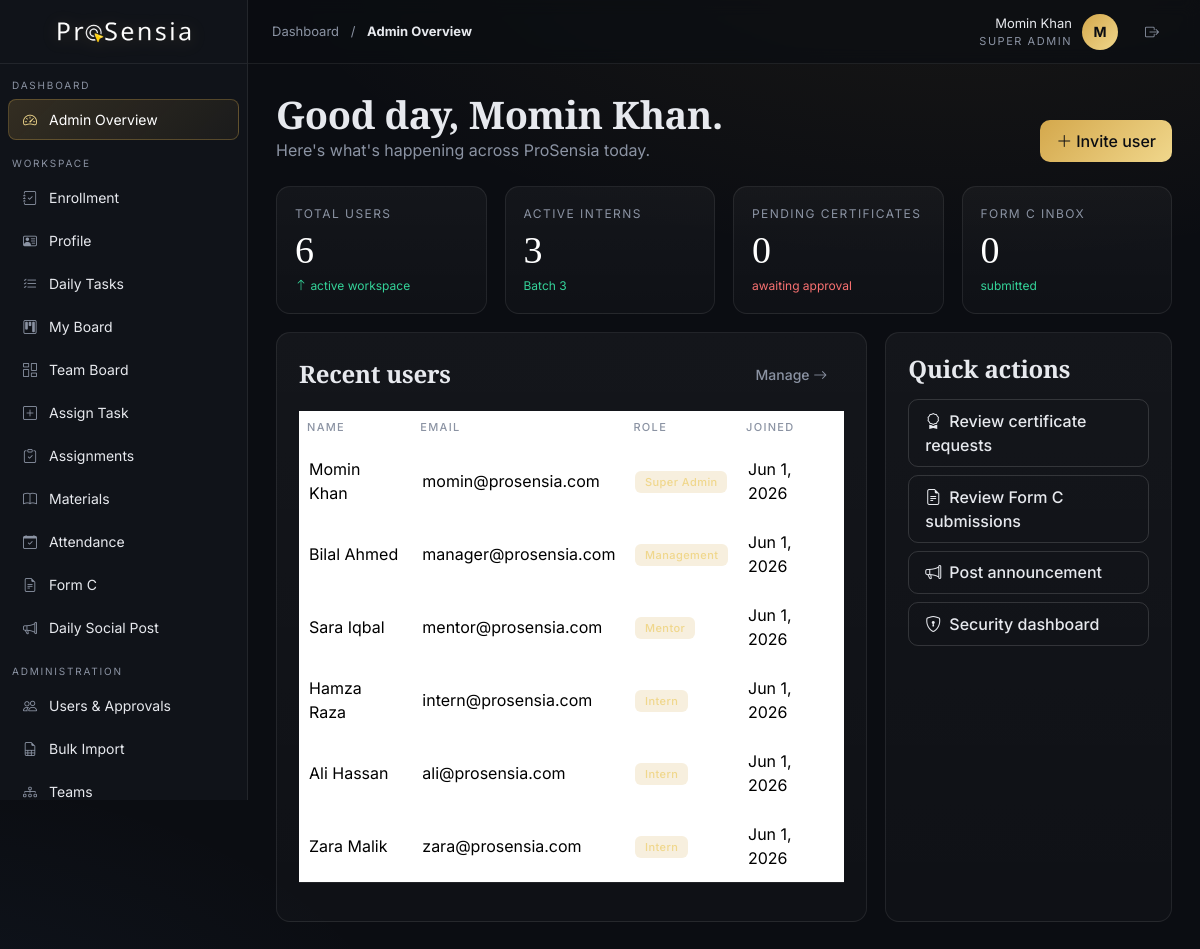
/admin/index.php (signed in), run on the app's committed database.
### tables this page shows
CREATE TABLE users (
  id INT AUTO_INCREMENT PRIMARY KEY,
  name VARCHAR(120) NOT NULL,
  email VARCHAR(160) NOT NULL UNIQUE,
  password VARCHAR(255) NOT NULL,
  role ENUM('super_admin','management','mentor','intern') NOT NULL,
  status ENUM('pending','active','inactive','rejected') DEFAULT 'pending',
  created_at TIMESTAMP DEFAULT CURRENT_TIMESTAMP
);

### admin/index.php (the view, shortened to what this page needs)
<?php
$page_title='Admin Overview'; $page_section='Dashboard'; $page_label='Admin Overview';
require __DIR__ . '/../includes/header.php';
$counts = [
  'users'      => $pdo->query('SELECT COUNT(*) FROM users')->fetchColumn(),
  'interns'    => $pdo->query("SELECT COUNT(*) FROM users WHERE role='intern'")->fetchColumn(),
  'pending_certs' => $pdo->query("SELECT COUNT(*) FROM certificate_requests WHERE status='pending'")->fetchColumn(),
  'pending_formc' => $pdo->query("SELECT COUNT(*) FROM form_c WHERE status='submitted'")->fetchColumn(),
];
$recent = $pdo->query('SELECT id,name,email,role,created_at FROM users ORDER BY created_at DESC LIMIT 6')->fetchAll();
?>
<div class="d-flex justify-content-between align-items-end mb-4">
  <div>
    <h1 class="serif" style="font-size:38px;margin:0">Good day, <?= e($user['name']) ?>.</h1>
    <p class="muted mb-0">Here's what's happening across ProSensia today.</p>
  </div>
  <a href="<?= base_url('admin/users.php') ?>" class="btn btn-primary"><i class="bi bi-plus-lg me-1"></i>Invite user</a>
</div>
<div class="bento mb-4">
  <div class="span-3 glass kpi"><div class="label">Total users</div><div class="value"><?= (int)$counts['users'] ?></div><div class="delta"><i class="bi bi-arrow-up"></i> active workspace</div></div>
  <div class="span-3 glass kpi"><div class="label">Active interns</div><div class="value"><?= (int)$counts['interns'] ?></div><div class="delta">Batch 3</div></div>
  <div class="span-3 glass kpi"><div class="label">Pending certificates</div><div class="value"><?= (int)$counts['pending_certs'] ?></div><div class="delta down">awaiting approval</div></div>
  <div class="span-3 glass kpi"><div class="label">Form C inbox</div><div class="value"><?= (int)$counts['pending_formc'] ?></div><div class="delta">submitted</div></div>
  <div class="span-8 glass card-pad">
    <div class="d-flex justify-content-between align-items-center mb-3">
      <h4 class="serif m-0">Recent users</h4>
      <a class="btn btn-ghost btn-sm" href="<?= base_url('admin/users.php') ?>">Manage <i class="bi bi-arrow-right"></i></a>
    </div>
    <div class="table-responsive">
    <table class="table table-hover align-middle">
      <thead><tr><th>Name</th><th>Email</th><th>Role</th><th>Joined</th></tr></thead>
      <tbody>
      <?php foreach ($recent as $r): ?>
        <tr>
          <td><?= e($r['name']) ?></td>
          <td class="muted"><?= e($r['email']) ?></td>
          <td><span class="badge b-primary"><?= e(role_label($r['role'])) ?></span></td>
          <td class="muted"><?= e(date('M j, Y', strtotime($r['created_at']))) ?></td>
        </tr>
      <?php endforeach; ?>
      </tbody>
    </table>
    </div>
  </div>
  <div class="span-4 glass card-pad">
    <h4 class="serif">Quick actions</h4>
    <div class="d-grid gap-2 mt-3">
      <a class="btn btn-outline-light text-start" href="<?= base_url('shared/certificates.php') ?>"><i class="bi bi-award me-2"></i>Review certificate requests</a>
      <a class="btn btn-outline-light text-start" href="<?= base_url('intern/formc.php') ?>"><i class="bi bi-file-earmark-text me-2"></i>Review Form C submissions</a>
      <a class="btn btn-outline-light text-start" href="<?= base_url('shared/messages.php') ?>"><i class="bi bi-megaphone me-2"></i>Post announcement</a>
      <a class="btn btn-outline-light text-start" href="<?= base_url('admin/security.php') ?>"><i class="bi bi-shield-lock me-2"></i>Security dashboard</a>
    </div>
  </div>
</div>
<?php require __DIR__ . '/../includes/footer.php'; ?>

### includes/header.php (shortened to what this page needs)
<?php
require_once __DIR__ . '/auth.php';
$user = current_user();
$page_section = $page_section ?? 'Dashboard';
$page_label = $page_label ?? 'Overview';
?><!doctype html>
<html lang="en">
<head>
<link rel="icon" type="image/png" href="<?= fav_url() ?>">
<link href="https://cdn.jsdelivr.net/npm/bootstrap@5.3.3/dist/css/bootstrap.min.css" rel="stylesheet">
<link href="https://cdn.jsdelivr.net/npm/bootstrap-icons@1.11.3/font/bootstrap-icons.css" rel="stylesheet">
<link href="<?= base_url('assets/css/style.css') ?>?v=<?= time() ?>" rel="stylesheet">
</head>
<body>
<div class="app">
<?php require __DIR__ . '/sidebar.php'; ?>
<div class="main">
  <div class="topbar">
    <div class="crumb d-none d-sm-block"><?= e($page_section) ?> <span class="mx-2">/</span> <b><?= e($page_label) ?></b></div>
    <div class="user-chip">
      <div class="text-end d-none d-md-block">
        <div style="font-size:13px"><?= e($user['name']) ?></div>
        <div class="small-cap"><?= e(role_label($user['role'])) ?></div>
      </div>
      <?= avatar_html($user, 36) ?>
      <a href="<?= base_url('logout.php') ?>" class="btn btn-ghost btn-sm" title="Sign out"><i class="bi bi-box-arrow-right"></i></a>
    </div>
  </div>
  <div class="content">

### includes/sidebar.php (shortened to what this page needs)
<?php
$role = $user['role'];
$current = $_SERVER['SCRIPT_NAME'];
function nav_link($href, $icon, $label) {
  global $current;
  $abs = base_url($href);
  $active = basename($current) === basename($href) ? 'active' : '';
  echo '<a class="nav-link '.$active.'" href="'.$abs.'"><i class="bi '.$icon.'"></i><span>'.$label.'</span></a>';
}
?>
<aside class="sidebar">
  <div class="brand">
    <img src="<?= logo_url() ?>" alt="ProSensia" class="brand-logo">
  </div>
  <div class="nav-section">Dashboard</div>
  <?php if ($role==='super_admin'): nav_link('admin/index.php','bi-speedometer2','Admin Overview'); endif; ?>
  <div class="nav-section">Workspace</div>
  <?php if (in_array($role,['intern','super_admin','management'],true)): nav_link('intern/enrollment.php','bi-journal-check','Enrollment'); endif; ?>
  <?php if (in_array($role,['intern','super_admin'],true)): nav_link('intern/profile.php','bi-person-vcard','Profile'); endif; ?>
  <?php if (in_array($role,['intern','super_admin','mentor','management'],true)): nav_link('intern/tasks.php','bi-list-check','Daily Tasks'); endif; ?>
  <?php if (in_array($role,['intern','super_admin','mentor','management'],true)): nav_link('intern/board.php','bi-kanban','My Board'); endif; ?>
  <?php if ($role==='mentor' || $role==='super_admin'): nav_link('mentor/assign_task.php','bi-plus-square','Assign Task'); endif; ?>
  <?php if (in_array($role,['intern','super_admin','mentor'],true)): nav_link('intern/assignments.php','bi-clipboard-check','Assignments'); endif; ?>
  <?php if (in_array($role,['intern','super_admin','management'],true)): nav_link('intern/formc.php','bi-file-earmark-text','Form C'); endif; ?>
  <div class="nav-section">Administration</div>
  <?php if (in_array($role,['super_admin','management'],true)): nav_link('admin/users.php','bi-people','Users & Approvals'); endif; ?>
  <?php if ($role==='super_admin'): nav_link('admin/import.php','bi-file-earmark-spreadsheet','Bulk Import'); endif; ?>
</aside>

### includes/auth.php (shortened to what this page needs)
<?php
require_once __DIR__ . '/connection.php';
function current_user() { return $_SESSION['user'] ?? null; }
function base_url($path = '') {
    $scriptDir = str_replace('\\','/', dirname($_SERVER['SCRIPT_NAME']));
    $folders = ['/admin','/management','/mentor','/intern','/shared','/api'];
    foreach ($folders as $f) {
        if (substr($scriptDir, -strlen($f)) === $f) { $scriptDir = substr($scriptDir, 0, -strlen($f)); break; }
    }
    if ($scriptDir === '' || $scriptDir === '.') $scriptDir = '/';
    return $scriptDir . ltrim($path, '/');
}
function role_label($role) {
    return ['super_admin'=>'Super Admin','management'=>'Management','mentor'=>'Mentor','intern'=>'Intern'][$role] ?? $role;
}
function e($s) { return htmlspecialchars((string)$s, ENT_QUOTES, 'UTF-8'); }
function setting($key, $default = '') {
    global $pdo;
    static $cache = null;
    if ($cache === null) {
        $cache = [];
        try {
            foreach ($pdo->query('SELECT k,v FROM settings') as $r) { $cache[$r['k']] = $r['v']; }
        } catch (Exception $ex) {}
    }
    return $cache[$key] ?? $default;
}
function logo_url() {
    $p = setting('logo_path', 'assets/img/prosensia-logo.png');
    return base_url($p);
}
function fav_url() {
    $p = setting('fav_path', '');
    if (!$p) $p = setting('logo_path', 'assets/img/prosensia-logo.png');
    return base_url($p);
}
function avatar_path_for($uid) {
    global $pdo;
    static $cache = [];
    if (!array_key_exists($uid, $cache)) {
        try {
            $s = $pdo->prepare('SELECT avatar_path FROM profiles WHERE user_id=?');
            $s->execute([$uid]);
            $cache[$uid] = (string)($s->fetchColumn() ?: '');
        } catch (Exception $ex) { $cache[$uid] = ''; }
    }
    return $cache[$uid];
}
function avatar_html($u, $size = 36) {
    $av = avatar_path_for((int)$u['id']);
    $sz = (int)$size;
    return '<div class="avatar" style="width:'.$sz.'px;height:'.$sz.'px;line-height:'.$sz.'px;font-size:'.max(11,intval($sz*0.4)).'px">'
         . e(strtoupper(substr($u['name'],0,1))).'</div>';
}

### includes/footer.php (shortened to what this page needs)
  </div>
</div>
</div>
</body></html>

### data on the page
users: name "Momin Khan", email "momin@prosensia.com", role "Super Admin", created_at "Jun 1, 2026"
users: name "Bilal Ahmed", email "manager@prosensia.com", role "Management", created_at "Jun 1, 2026"
users: name "Sara Iqbal", email "mentor@prosensia.com", role "Mentor", created_at "Jun 1, 2026"
users: name "Hamza Raza", email "intern@prosensia.com", role "Intern", created_at "Jun 1, 2026"
users: name "Ali Hassan", email "ali@prosensia.com", role "Intern", created_at "Jun 1, 2026"
users: name "Zara Malik", email "zara@prosensia.com", role "Intern", created_at "Jun 1, 2026"

### other printed values
$label "Admin Overview Enrollment Profile Daily Tasks My Board Team Board Assign Task Assignments Materials Attendance Form C Daily Social Post Users & Approvals Bulk Import Teams"
$page_section "Dashboard"
$page_label "Admin Overview"
$user['name'] "Momin Khan"
role_label($user['role']) "SUPER ADMIN"
substr($u['name'],0,1) "M"
$counts['users'] "6"
$counts['interns'] "3"
$counts['pending_certs'] "0"
$counts['pending_formc'] "0"
